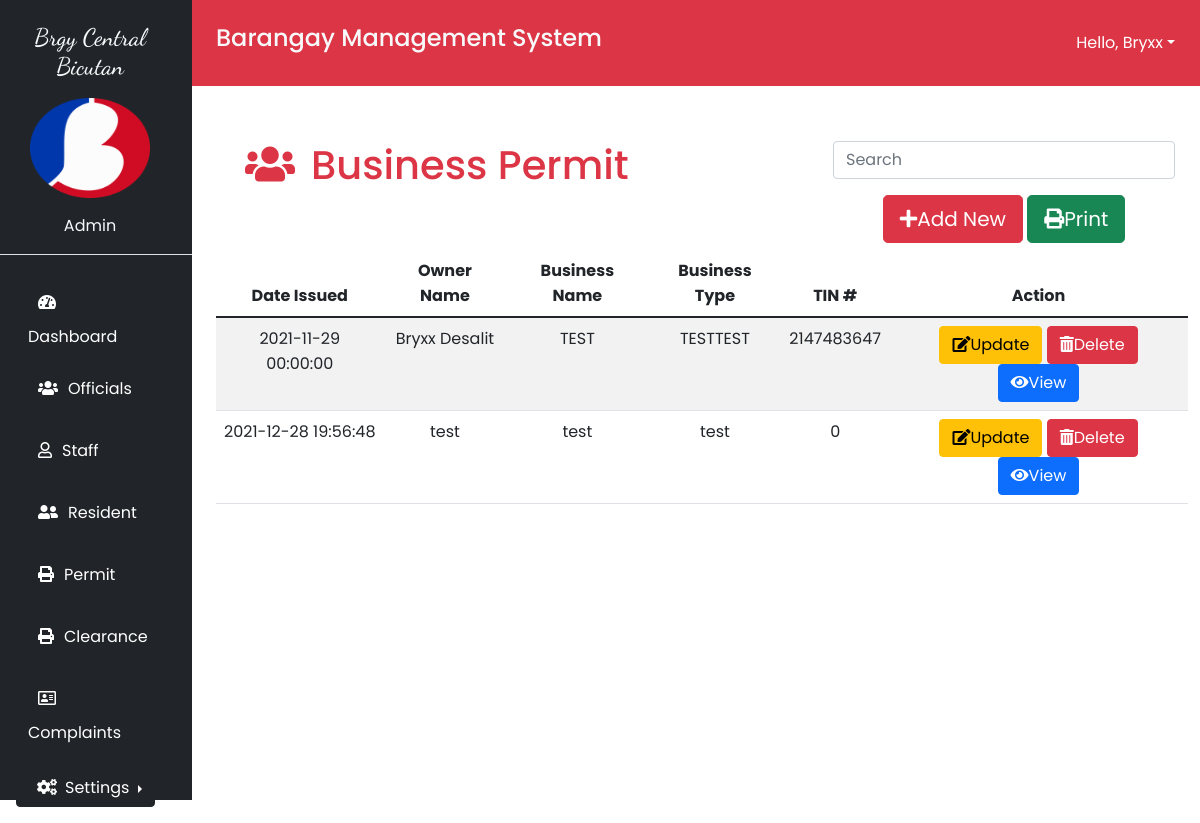
The page /business_permit.php (signed in) on the database its author committed.
### tables this page shows
CREATE TABLE `tbl_info` (
  `id` int(11) NOT NULL,
  `barangayname` varchar(255) NOT NULL,
  `city` varchar(255) NOT NULL,
  `zipcode` int(20) NOT NULL,
  `images` varchar(250) NOT NULL
);

CREATE TABLE `tblbusiness_permit` (
  `id` int(11) NOT NULL,
  `DateIssued` datetime NOT NULL DEFAULT current_timestamp(),
  `OwnerName` varchar(250) NOT NULL,
  `BusinessName` text NOT NULL,
  `BusinessType` text NOT NULL,
  `TIN` int(20) NOT NULL
);

### business_permit.php (the view, shortened to what this page needs)
<?php
require_once 'conn.php';
?>
<html lang="en">
<head>
    <link href="https://cdn.jsdelivr.net/npm/bootstrap@5.1.2/dist/css/bootstrap.min.css" rel="stylesheet">
    <link rel="stylesheet" href="https://use.fontawesome.com/releases/v5.15.4/css/all.css">
    <link rel="stylesheet" href="css/custom.css">
    <link href="https://fonts.googleapis.com/css2?family=Poppins:ital,wght@0,100;0,200;0,300;0,400;1,100;1,200;1,300&display=swap" rel="stylesheet"></head>
<body>
    <div class="row">
        <?php include 'sidebar.php'; ?>
          <div class="col-sm-10 p-0">
                <div class="bg-danger w-100 text-light p-4 d-flex justify-content-between">
                    <div>
                    <h4>Barangay Management System</h4>
                    </div>
                      <div class="btn-group">
                        <button type="button" class="btn btn-danger dropdown-toggle float-right" data-bs-toggle="dropdown">Hello, <?php echo ucwords($_SESSION['name']); ?></button>
                      </div>
                </div>
              <div class="container-fluid">
                  <div class="btn mt-5 d-sm-flex justify-content-between">
                          <div class="header">
                            <h1 class="text-danger"><i class="fas fa-users px-3"></i>Business Permit</h1>
                          </div>
                          <div class="button">
                          <input type="text" placeholder="Search" id="myInput" class="form-control mb-3">
                          <button data-bs-toggle="modal" data-bs-target="#addbusiness_permit" class="btn btn-danger btn-lg"><i class="fas fa-plus"></i>Add New</button>
                          <button type="submit" class="btn btn-success btn-lg" onclick="Export()"><i class="fas fa-print"></i>Print</button>
                          </div>
                  </div>
              </div>
              <div class="container-fluid">
                <div class="row">
                  <div class="col-md-12">
                    <div class="table-responsive">
                    <table class="table table-striped text-center">
                      <thead >
                        <th>Date Issued</th>
                        <th>Owner Name</th>
                        <th>Business Name</th>
                        <th>Business Type</th>
                        <th>TIN #</th>
                        <th>Action</th>
                      </thead>
                      <tbody id="myTable">
                    	<?php
                            include('conn.php');
                            $query=mysqli_query($conn,"SELECT * from `tblbusiness_permit`");
                            while($row=mysqli_fetch_array($query)){
                              ?>
                              <tr">
                                <td><?php echo ($row['DateIssued']); ?></td>
                                <td><?php echo ($row['OwnerName']); ?></td>
                                <td><?php echo ($row['BusinessName']); ?></td>
                                <td><?php echo ($row['BusinessType']); ?></td>
                                <td><?php echo ($row['TIN']); ?></td>
                                <td>
                                <button data-bs-toggle="modal" data-bs-target="#editbusiness_permit<?php echo $row['id'];?>" class="btn btn-warning"><i class="fas fa-edit"></i>Update</button>
                                <button data-bs-toggle="modal" data-bs-target="#del-business_permit<?php echo $row['id']; ?>" class="btn btn-danger"><i class="fas fa-trash-alt"></i>Delete</button>
                                <button data-bs-toggle="modal" data-bs-target="#view-permit<?php echo $row['id']; ?>" class="btn btn-primary"><i class="fas fa-eye"></i>View</button>
                                </td>
                              <?php
                            }
                          ?>
                      </tbody>
                    </table>
                    </div>
                  </div>
                </div>
              </div>
          </div>
    </div>
</body>
</html>

### sidebar.php (shortened to what this page needs)
<div class="col-sm-2 bg-dark text-light p-0 " style="height: 100vh;">
            <?php
            include('conn.php');
              $query = mysqli_query($conn,"SELECT * from `tbl_info`");
            while($row=mysqli_fetch_array($query)){
            ?>
            <div class="header container mt-4 border-bottom">
                <h4 class="text-center mb-3"><?php echo ($row['barangayname']); ?></h4>
                <img src="<?php echo ($row['images']); ?>" alt="user" class=" mx-auto d-block" style="width:120px;height: 100px;">
                <p class="text-center mt-3"><?php echo ucwords($_SESSION['role']); ?></p>
            </div>
            <?php
            }
            ?>
            <div class="container mt-3">
                <ul class="nav flex-column text-left">
                <?php if($_SESSION['role'] == 'Admin'){ ?>
                <li class="nav-item">
                    <a class="nav-link" href="dashboard.php"><i class="fas fa-tachometer-alt"></i>Dashboard</a>
                </li>
                <li class="nav-item">
                    <a class="nav-link" href="officials.php"><i class="fas fa-users"></i>Officials</a>
                </li>
                <li class="nav-item">
                    <a class="nav-link" href="bms-staff.php"><i class="far fa-user"></i>Staff</a>
                </li>
                <li class="nav-item">
                    <a class="nav-link" href="resident.php"><i class="fas fa-user-friends"></i>Resident</a>
                </li>
                <li class="nav-item">
                    <a class="nav-link" href="business_permit.php"><i class="fas fa-print"></i>Permit</a>
                </li>
                <li class="nav-item">
                    <a class="nav-link" href="barangay_clearance.php"><i class="fas fa-print"></i>Clearance</a>
                </li>
                <li class="nav-item">
                    <a class="nav-link" href="complaints.php"><i class="far fa-address-card"></i>Complaints</a>
                </li>
                <div class="dropdown dropend px-1 py-3">
                <button type="button" class="btn btn-dark dropdown-toggle" data-bs-toggle="dropdown">
                <i class="fas fa-cogs px-2"></i>Settings
                </button>
                </div>
                <?php }; ?>
                </ul>
            </div>
        </div>

### css/custom.css (style rules this page uses)
* { font-family: 'Poppins', sans-serif; margin: 0; padding: 0; box-sizing: border-box; }
.nav-item a { color: white; }
.nav-item i { padding: 15px 10px; }
.header h4 { font-family: 'Dancing Script', cursive; }

### rows shown on the page
tbl_info: barangayname "Brgy Central Bicutan", images (picture)
tblbusiness_permit: DateIssued "2021-11-29 00:00:00", OwnerName "Bryxx Desalit", BusinessName "TEST", BusinessType "TESTTEST", TIN "2147483647"
tblbusiness_permit: DateIssued "2021-12-28 19:56:48", OwnerName "test", BusinessName "test", BusinessType "test", TIN "0"

### other values the page prints
$_SESSION['name'] "Bryxx"
